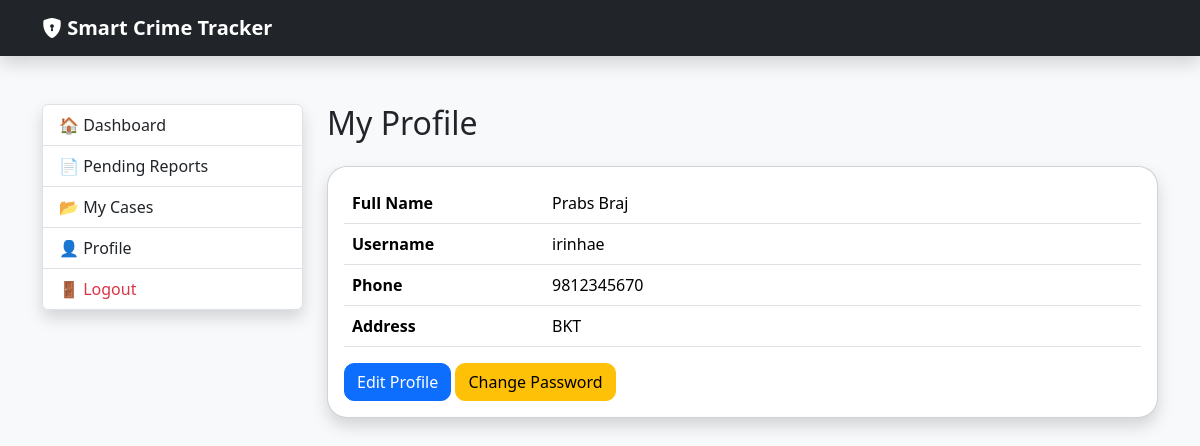
Page /police/profile (signed in) on the committed database.
### tables this page shows
CREATE TABLE users(

            user_id INTEGER PRIMARY KEY AUTOINCREMENT,

            full_name TEXT NOT NULL,

            username TEXT UNIQUE NOT NULL,

            password TEXT NOT NULL,

            role TEXT NOT NULL,

            phone TEXT,

            address TEXT,

            status TEXT DEFAULT 'Active'
        );

### routes/police_routes.py (the view)
@police_bp.route("/police/profile")
def profile():
    if session.get("role") != "Police":
        return redirect("/login")
    officer = db.fetchone("""
        SELECT
            full_name,
            username,
            phone,
            address
        FROM users
        WHERE user_id=?
    """,
    (session["user_id"],)
    )
    return render_template(
        "police/profile.html",
        officer=officer
    )

### database.py (called while the page is built)
    def fetchone(self, query, parameters=()):
        self.cursor.execute(query, parameters)
        return self.cursor.fetchone()

### templates/police/profile.html
{% extends "police/layout.html" %}
{% block police_content %}
<h2 class="mb-4">
My Profile
</h2>
<div class="card shadow">
    <div class="card-body">
        <table class="table">
            <tr>
                <th width="200">Full Name</th>
                <td>{{ officer.full_name }}</td>
            </tr>
            <tr>
                <th>Username</th>
                <td>{{ officer.username }}</td>
            </tr>
            <tr>
                <th>Phone</th>
                <td>{{ officer.phone }}</td>
            </tr>
            <tr>
                <th>Address</th>
                <td>{{ officer.address }}</td>
            </tr>
        </table>
        <a href="{{ url_for('police.edit_profile') }}"
           class="btn btn-primary">
            Edit Profile
        </a>
        <a href="{{ url_for('police.change_password') }}"
           class="btn btn-warning">
            Change Password
        </a>
    </div>
</div>
{% endblock %}

### static/style.css (style rules this page uses)
body { background:#f5f7fa; }
.btn { border-radius:10px; }
.card { border-radius:20px; }

### rows in the picture
users: full_name "Prabs Braj", username "irinhae", phone "9812345670", address "BKT"
